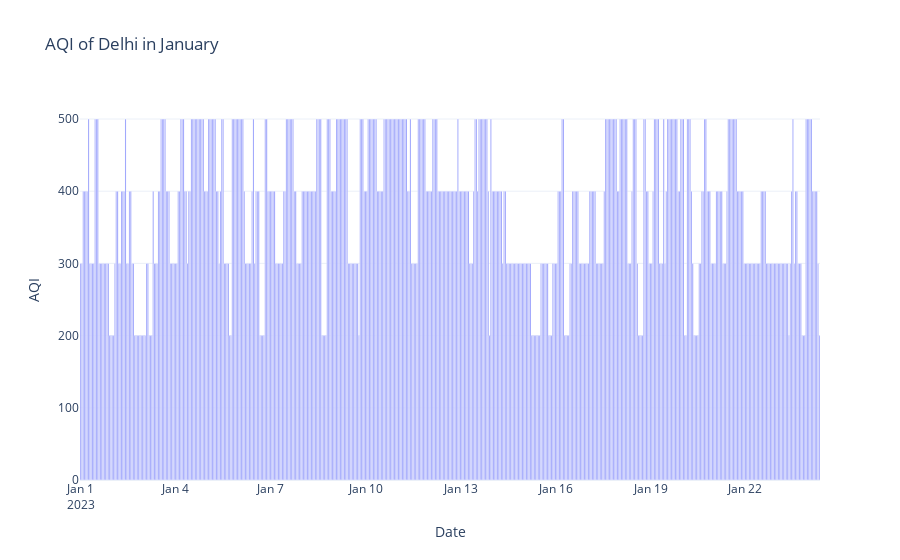

Notebook source saved alongside this figure:
### Code cell
# AQI over time
fig = px.bar(data, x="date", y="AQI", 
             title="AQI of Delhi in January")
fig.update_xaxes(title="Date")
fig.update_yaxes(title="AQI")
fig.show()

### Figure 1 — Plotly figure (JSON) as saved in the notebook; plotly's stock layout.template omitted (floating-point values rounded to 4 significant figures; data arrays with more than 128 entries replaced by an {"elided": "..."} marker saying what was removed)
{"data": [{"alignmentgroup": "True", "hovertemplate": "date=%{x}<br>AQI=%{y}<extra></extra>", "legendgroup": "", "marker": {"color": "#636efa", "pattern": {"shape": ""}}, "name": "", "offsetgroup": "", "orientation": "v", "showlegend": false, "textposition": "auto", "type": "bar", "x": {"elided": "561 str values"}, "xaxis": "x", "y": {"elided": "561 int values"}, "yaxis": "y"}], "layout": {"barmode": "relative", "legend": {"tracegroupgap": 0}, "title": {"text": "AQI of Delhi in January"}, "xaxis": {"anchor": "y", "domain": [0, 1], "title": {"text": "Date"}}, "yaxis": {"anchor": "x", "domain": [0, 1], "title": {"text": "AQI"}}}}
